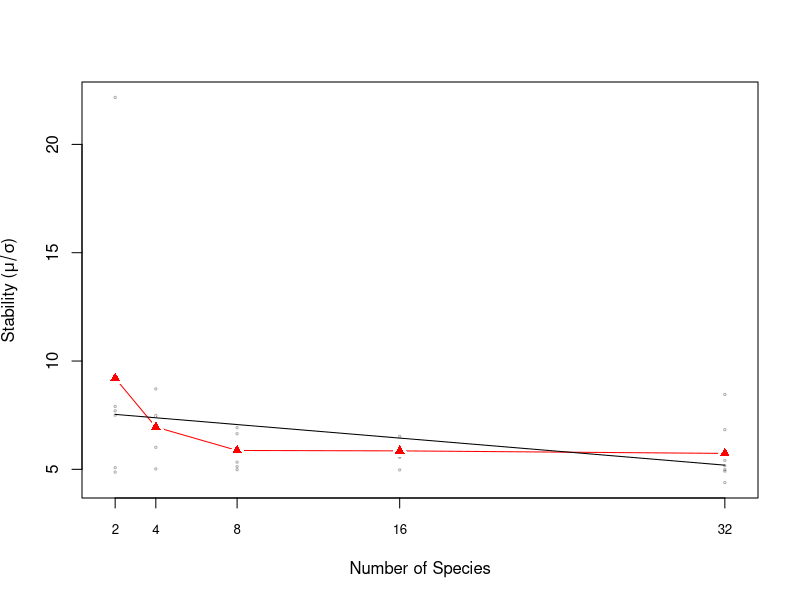

This chart was generated by the following R code:
rm(list=ls())

#set working directory
# wd = "/Users/atredenn/Documents/Projects/Diversity_Stability/"
# setwd(wd)
# getwd()

#for source file
# "/Users/atredenn/Documents/Projects/Diversity_Stability/Diversity-Stability_Code/LoreauModel_Multi-species.R"

model <- function(Nspecies, time){
  rm = numeric(Nspecies)
  N = matrix(ncol = Nspecies, nrow = time)
  K = numeric(Nspecies)
  K.log = numeric(Nspecies)
  evar = numeric(Nspecies)
  dvar = numeric(Nspecies)
  beta = matrix(nrow = Nspecies, ncol = (Nspecies-1))
  Ntot = numeric(time)
  r = matrix(ncol=Nspecies, nrow=time)
  comp.spp = matrix(nrow=Nspecies, ncol=(Nspecies-1))
  sum.comp = numeric(Nspecies)

  for (i in 1:Nspecies){
    K.log[i] <- rnorm(1, log(10000), 0.7)
    K[i] <- exp(K.log[i])
    
    evar[i] <- runif(1, 0, 0.02)
    dvar[i] <- runif(1, 0, 2)
    
    rm[i] <- runif(1, 0.2, 1.5)
    
    N[1,i] <- rnorm(1, K[i], 500)
    
    for (j in 1:(Nspecies-1)){
      rand.mean <- round(runif(1, 0, 0.05), 1)
      beta[i,j] <- rnorm(1, rand.mean, 0.02)
    }
  
    beta[2:Nspecies,1] <- 0.4
    evar[1] <- runif(1, 0.1, 0.2)
    
  }
  
  Ntot[1] <- sum(N[1,])
  
  for(t in 2:time){
    for(i in 1:Nspecies){
      
#       if (i != Nspecies){
#         spp <- seq(i+1, Nspecies, 1)
#         leftover <- (Nspecies-1) - (length(spp))
#         if (leftover == 0) {
#           spp <- spp
#         }
#         else{
#           spp2 <- seq(1, leftover, 1)
#           spp <- c(spp, spp2)
#         }
#          
#       }
#       else{
#         spp <- seq(1, (Nspecies-1), 1)
#       }
#       
      n.seq = seq(1, Nspecies, 1)
      n.index = n.seq[n.seq!=i]
      
      for(j in 1:(Nspecies-1)){
        comp.spp[i,j] <- ((beta[i,j] * N[t-1,n.index[j]])/K[n.index[j]])
      }
      sum.comp[i] <- sum(comp.spp[i,])
      whitevar <- rnorm(1, mean=0)
      dnoise <- rnorm(1, mean=0)
      
      r[t, i] <- rm[i] * (1-(N[t-1,i]/K[i]) - sum.comp[i]) + evar[i] * whitevar + (dvar[i] * dnoise/sqrt(N[t-1, i]))    
      N[t, i] <- N[t-1, i] + N[t-1, i] * r[t, i]
    }
    
    Ntot[t] = sum(N[t,])
  }
  
  population <- matrix(ncol=Nspecies, nrow=time)
  population <- cbind(N, Ntot)
  return(population)
}



years = 10
N.sim = c(2,4,8,16,32)
sims = 10
cv = matrix(ncol=length(N.sim), nrow=sims)

for(i in 1:length(N.sim)){
  for(j in 1:sims){
    two.species <- model(Nspecies=N.sim[i], time=years)
    Ntot = two.species[1:years,ncol(two.species)]
    cv[j,i] = mean(Ntot)/sd(Ntot)
  }
  
}


cv = cv[complete.cases(cv),]

write.csv(cv, "stability_simulations.csv")


N = matrix(ncol=5, nrow=length(cv[,1]))
N[,1]=2
N[,2]=4
N[,3]=8
N[,4]=16
N[,5]=32
# N=log(N)
plot(N[,1], cv[,1], xlim=c(min(N)-0.4,max(N)+0.4), pch=21, col="#00000050", cex=0.3,
     xlab="Number of Species", ylab=expression(paste("Stability (", mu/sigma, ")")),
     ylim = c(min(cv), max(cv)), axes=FALSE)
axis(1, at=N[1,], labels=c("2", "4", "8", "16", "32"), cex.axis=0.8)
axis(2)
box()
points(N[,2], cv[,2], pch=21, col="#00000050", cex=0.3)
points(N[,3], cv[,3], pch=21, col="#00000050", cex=0.3)
points(N[,4], cv[,4], pch=21, col="#00000050", cex=0.3)
points(N[,5], cv[,5], pch=21, col="#00000050", cex=0.3)


means = c(mean(cv[,1]), mean(cv[,2]), mean(cv[,3]), mean(cv[,4]), mean(cv[,5]))
lines(N[1,], means, col="red")

points(N[1,1], mean(cv[,1]), pch=17, col="white", cex=2)
points(N[1,1], mean(cv[,1]), pch=17, col="red", cex=1)
points(N[1,2], mean(cv[,2]), pch=17, col="white", cex=2)
points(N[1,2], mean(cv[,2]), pch=17, col="red", cex=1)
points(N[1,3], mean(cv[,3]), pch=17, col="white", cex=2)
points(N[1,3], mean(cv[,3]), pch=17, col="red", cex=1)
points(N[1,4], mean(cv[,4]), pch=17, col="white", cex=2)
points(N[1,4], mean(cv[,4]), pch=17, col="red", cex=1)
points(N[1,5], mean(cv[,5]), pch=17, col="white", cex=2)
points(N[1,5], mean(cv[,5]), pch=17, col="red", cex=1)



cv.long = as.vector(cv)
spp = c(rep(N.sim[1], length(cv[,1])),
      rep(N.sim[2], length(cv[,1])),
      rep(N.sim[3], length(cv[,1])),
      rep(N.sim[4], length(cv[,1])),
      rep(N.sim[5], length(cv[,1])))

mod <- lm(cv.long ~ spp)
summary(mod)
pred = predict(mod)
pred = unique(pred)
lines(N[1,], pred)
